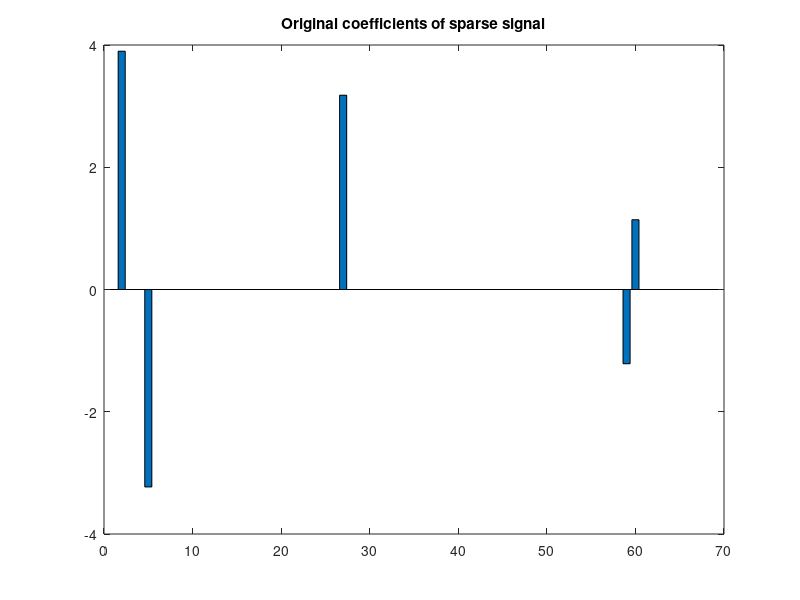
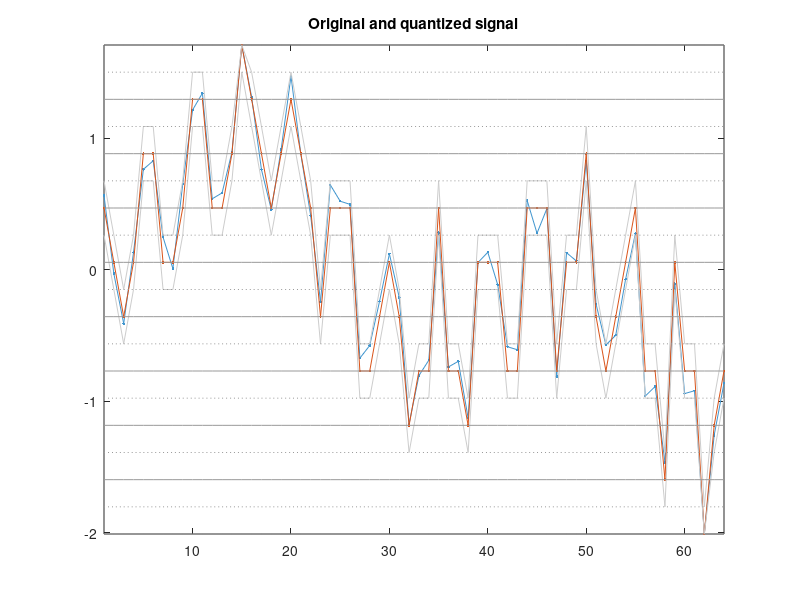

The MATLAB source for these figures, in order: (Note: this script raises an error after producing the figures.)
%DEMO_DEQUANTIZATION 
%   This demo shows how a quantized signal, sparse in the DCT domain, can be dequantized
%   solving a convex problem using Douglas-Rachford algorithm
%
%   Suppose signal y has been quantized. In this demo we use quantization levels 
%   that are uniformly spread between the min. and max. value of the
%   signal. The resulting signal is y_Q.
%
%   The problem can be expressed as 
%
%   ..   argmin_x  || x ||_1     s.t.   ||Dx - y_Q||_infty <= alpha/2 
%
%   .. math:: arg \min_x  \| x \|_{1} \text{ s.t. } \|Dx - y_Q\|_\infty \leq \frac{\alpha}{2} 
%
%   where D is the synthesis dictionary (DCT in our case) and $\alpha$ is the
%   distance between quantization levels. The constraint basically
%   represents the fact that the reconstructed signal samples must stay
%   within the corresponding quantization stripes.
%
%   After sparse coordinates are found, the dequantized signal
%   is obtained simply by synthesis with the dictionary.   
%
%   The program is solved using Douglas-Rachford algorithm. We set 
%
%   * $f_1(x)=||x||_{1}$. Its respective prox is the soft thresholding operator.
%
%   * $f_2(x)=i_C$ is the indicator function of the set C, defined as
%
%     .. C = { x | ||Dx - y_Q||_infty <= alpha/2 } 
%
%     .. math:: C = \{ x | \|Dx - y_Q\|_\infty <= \frac{\alpha}{2} \}
%d
%   Its prox is the orthogonal projection onto that set, which is realized
%   by entry-wise 1D projections onto the quantization stripes. This is
%   realized for all the entries at once by function proj_box.
%
%   As an alternative, setting algorithm = 'LP' switches to computing the
%   result via linear programming (requires Matlab optimization toolbox).
%
%   Results
%   -------
%
%   .. figure::
%
%      Original, quantized and dequantized signals
%
%       
%
%   .. figure::
%
%      Quantization error and error of reconstruction (i.e. original - reconstr.)
%
%      
%
%   .. figure::
%
%      Coefficients of original and reconstructed signals
%
%      
%
%   References: combettes2007douglas

% Authors: Pavel Rajmic, Pavel Záviška
% Date: August 2015



clc
clear
close all

%% Parameters

N = 64; %length of the signal
k = 5; %sparsity of the signal in the dictionary
d = 10; %number of quantization levels

% 'DR' ... Douglas-Rachford algorithm
% 'LP' ... linear programming (requires Matlab optimization toolbox)
algorithm =  'DR' %'LP' %
                    


%% Dictionary and the original sparse signal
% A = dctmtx(N)';  % dictionary in which the signal will be sparse = inverse DCT
A = @(x) idct(x);  % dictionary in which the signal will be sparse = inverse DCT
At = @(x) dct(x); %its inverse (= transpose)

if k>N
    error('Sparsity cannot be greater then signal length/number of atoms');
end

% generate random support
support = randperm(N);
support = support(1:k);

% Determine the coefficient values
x_support =  1 + 3*rand([k 1]);
x_support =  x_support .* (((rand([k 1])>.5)*2)-1); %randomizing signs
x = zeros(N,1);
x(support) = x_support; %complete vector including zero coefs

% synthesize signal
% y = A(:, support)*x_support;
y = A(x);

%or just load a fixed dataset
% clear
% load('dequantization_dataset_01')

% show coefficients
fig_coef = figure;
h_coefs_orig = bar(x);
hold on;
title('Original coefficients of sparse signal');



%% Quantize signal
%Determine the max and min value of the signal. The quantization
%levels are spread uniformly between them
min_y = min(min(y));
max_y = max(max(y));
range = max_y - min_y;

quant_step   = range / (d-1); %quantization step
dec_bounds = (min_y+quant_step/2) : quant_step : (max_y-quant_step/2);  %decision boundaries lie in the middle
quant_levels = min_y : quant_step : max_y; %quantization levels

%use Matlab function to quantize signal
[index, y_quant] = quantiz(y, dec_bounds, quant_levels);
y_quant = y_quant';

%constraints for the signal samples;
%quantized signal lies on the quant. levels and the true signal cannot be outside the boundaries
lower_dec_bounds = y_quant - (quant_step/2);
upper_dec_bounds = y_quant + (quant_step/2);

%the highest and lowest boundary coincide precisely with the quantization levels!:
min_quant_level = quant_levels(1);
max_quant_level = quant_levels(end);
upper_dec_bounds(upper_dec_bounds > max_quant_level) = max_quant_level;
lower_dec_bounds(lower_dec_bounds < min_quant_level) = min_quant_level;


%% Show original vs. quantized signal
%define colors
grey = 0.6* ones(1,3);
lightgrey = 0.8* ones(1,3);
black = [0,0,0];
blue = [0.251,0.584,0.808];
orange = [0.851,0.325,0.098];
green = [0 1 0];

%plot of the signals
fig_time = figure;
h_orig = plot(y, '.-', 'Color', blue);
hold on;
h_quant = plot(y_quant, '.-', 'Color', orange);
title('Original and quantized signal');

%plot signal constraints
h_signal_constr = plot(upper_dec_bounds, 'Color', lightgrey);
plot(lower_dec_bounds, 'Color', lightgrey);

for j=1:d %quantization levels
    yPos = quant_levels(j);
    h_q_lev = plot(ones(1,N) * yPos, 'Color', grey);
end

for j=1:(d-1) %decision boundaries
    yPos = dec_bounds(j);
    h_dec_b = plot(ones(1,N) * yPos, ':', 'Color', grey); 
end

axis tight

%legend
uistack(h_orig,'top');
uistack(h_quant,'top');
h_legend_time = legend([h_orig, h_quant, h_q_lev, h_dec_b, h_signal_constr ], 'original', 'quantized', 'quantiz. levels', 'decision bounds', 'signal constraints');

%quanization noise
fig_quant_noise = figure;
quant_noise = y - y_quant;
h_quant_noise = plot(quant_noise, 'Color', blue);
hold on;
title('Quantization noise');


%% Sparse dequantization
switch algorithm
    case 'LP'  %dequantization using linear programming (doubles the number of variables)
        f = (ones([1 2*N]));
        
        b = [-lower_dec_bounds; upper_dec_bounds];
        Amatrix = A(eye(N)); %generate explicit dictionary matrix
        % A_ = [A -A; -A A];
        A_ = [Amatrix -Amatrix; -Amatrix Amatrix];
        lb = zeros(2*N,1);  %all variables must be nonnegative
        
        w = linprog(f,A_,b,[],[],lb);  %l1-minimization via lin. program
        
        uv = reshape(w,N,2);      %split w into two
        u = uv(:, 1);
        v = uv(:, 2);
        x_reconstructed = v - u;    %sparse vector is determined by subtracting the two non-negative
        y_dequant = A(x_reconstructed);    %reconstruct signal
        
        sol = x_reconstructed;
        
    case 'DR'  % Douglas-Rachford
        
        param.lower_lim = lower_dec_bounds;
        param.upper_lim = upper_dec_bounds;
        
        indi_thr = 10e-5; % threshold for identifying the point to lie in the set
        
        f1.eval = @(x) norm(x,1);
        f1.prox = @(x,T) sign(x).*max(abs(x)-T, 0);
        
        f2.eval = @(x) 1 / (1 - ( any((A(x(:))-param.upper_lim)>indi_thr)) || any((A(x(:))-param.lower_lim) < -indi_thr) ) - 1; %zero if x is inside boundaries, Inf otherwise
        f2.prox = @(x,T) At(proj_box(A(x),[],param)); %box projection in the signal space (thanks to DCT being orthogonal)
        
        %%%%%%%% UNLOCBOX version %%%%%%%%%%%%%
        % setting different parameter for the simulation
        paramsolver.verbose = 5;  % display parameter
        paramsolver.maxit = 300;        % maximum iteration
        paramsolver.tol = 10e-7;        % tolerance to stop iterating
        paramsolver.lambda = 1;   % step for DR algorithm (default 1)
        paramsolver.gamma = 1e-2;        % here threshold for soft thresholding
        
        [sol, info] = douglas_rachford(At(y_quant), f1, f2, paramsolver);
        info
        
        sol = f2.prox(sol,[]); %final projection into the constraints
        y_dequant = A(sol);
        
%         pause
%         
%         %%%%%%%% manual version %%%%%%%%%%%%%      
%         %starting point
%         DR_y = A(y_quant);
%         DR_x_old = DR_y;
%         
%         relat_change_coefs = 1;
%         relat_change_obj = 1;
%         cnt = 1; %iteration counter
%         obj_eval = [];
%         
% %         while relat_change_coefs > 0.00001
%         while relat_change_obj > paramsolver.tol
%             % DR: gamma = 1
%             DR_x = f2.prox(DR_y,[]);
%             obj_eval = [obj_eval, f1.eval(DR_x) + f2.eval(DR_x)]; %record values of objective function
%             DR_y = DR_y + paramsolver.lambda*(f1.prox(2*DR_x-DR_y, paramsolver.gamma)-DR_x);
%             if cnt > 1
%                 relat_change_coefs = norm(DR_x-DR_x_old) / norm(DR_x_old);
%                 relat_change_obj = norm(obj_eval(end) - obj_eval(end-1)) / norm(obj_eval(end-1));
%                 if paramsolver.verbose > 1
%                     fprintf('  relative change in coefficients: %e \n', relat_change_coefs);
%                     fprintf('  relative change in objective fun: %e \n', relat_change_obj);
%                     fprintf('\n');
%                 end
%             end
%             DR_x_old = DR_x;
%             cnt = cnt + 1;
%             
%         end
%         
%         DR_x = f2.prox(DR_y); %final projection into the constraints
%         y_dequant = A(DR_x); %dequantized signal
%         
%         disp(['Finished after ' num2str(cnt) ' iterations.'])
%         
%         
%         %compare UNLOCBOX with manual
%         figure
%         plot([y_dequant A(sol)])
%         norm(y_dequant - A(sol))
%         title('UNLOCBOX vs. manual solution')
%         
%         %behaviour of objective through iterations
%         figure
%         plot(obj_eval)
%         title('Objective function value (after projection into constraints in each iteration)')
    
end




%% Show results

figure(fig_time)
h_dequant = plot(y_dequant, '.-', 'Color', green);
uistack(h_dequant,'top');
delete(h_legend_time)
h_legend_time = legend([h_orig, h_quant, h_dequant, h_q_lev, h_dec_b, h_signal_constr ], 'original', 'quantized', 'dequantized', 'quantiz. levels', 'decision bounds', 'signal constraints');
title('Original, quantized and dequantized signals')

%quantization and reconstruction errors
figure(fig_quant_noise)
h_dequant_error = plot(y-y_dequant, 'Color', green);
title('Quantization error and error of reconstruction (i.e. original - reconstr.)');
axis tight
legend([h_quant_noise h_dequant_error], 'Quantizat. error', 'Error of reconstr.')

%coefficients of reconstructed signal
figure(fig_coef)
hold on
h_coefs_dequant = bar(sol,'FaceColor',green);
title('Coefficients of original and reconstructed signals');
legend([h_coefs_orig h_coefs_dequant], 'Coefs of orig. signal', 'Coefs of dequant. signal')
axis tight


figure(fig_time)
axis tight